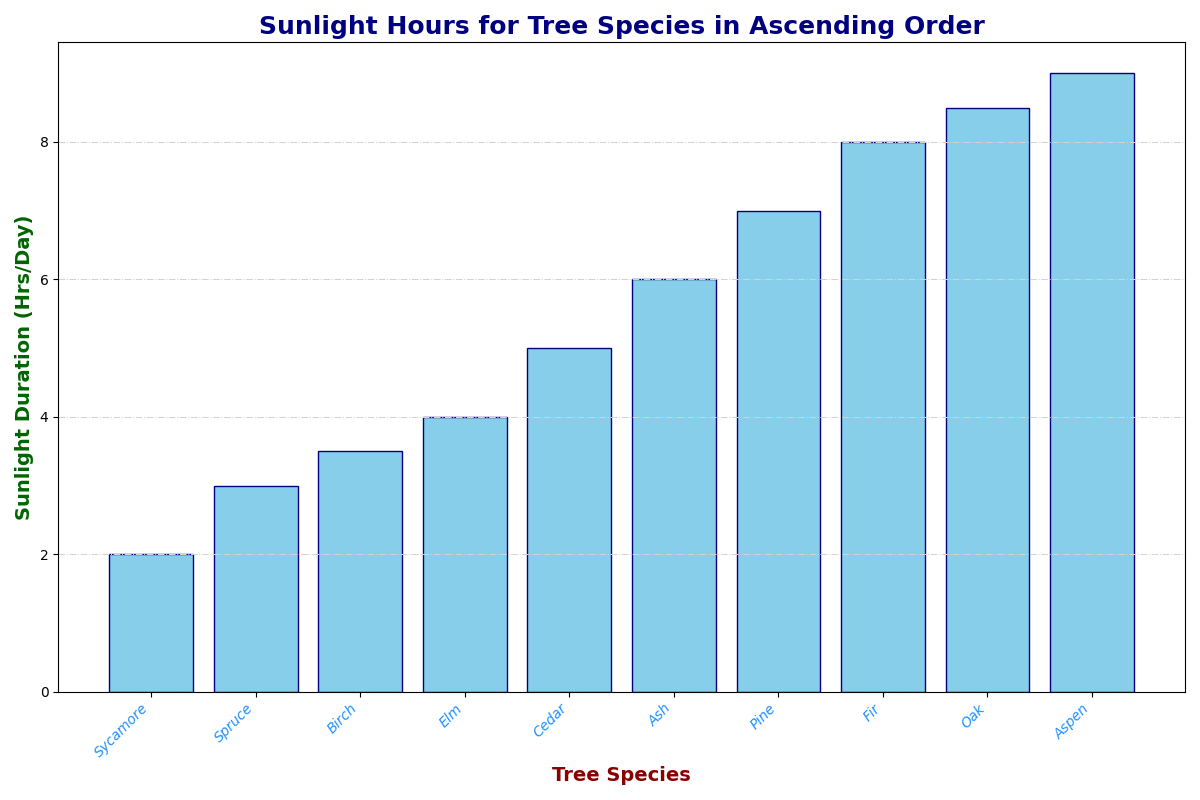

The script that drew this image:
import matplotlib.pyplot as plt
import numpy as np

tree_species = ['Elm', 'Ash', 'Cedar', 'Fir', 'Sycamore', 'Aspen', 'Spruce', 'Pine', 'Birch', 'Oak']
sunlight_hours = np.array([4, 6, 5, 8, 2, 9, 3, 7, 3.5, 8.5])

# Sort the indices based on sunlight_hours
sorted_indices = np.argsort(sunlight_hours)
sorted_species = [tree_species[i] for i in sorted_indices]
sorted_sunlight_hours = sunlight_hours[sorted_indices]

plt.figure(figsize=(12, 8))
plt.bar(sorted_species, sorted_sunlight_hours, color='skyblue', edgecolor='navy')

plt.title('Sunlight Hours for Tree Species in Ascending Order', fontsize=18, fontweight='heavy', color='navy')
plt.xlabel('Tree Species', fontsize=14, fontweight='bold', color='darkred')
plt.ylabel('Sunlight Duration (Hrs/Day)', fontsize=14, fontweight='bold', color='darkgreen')

plt.xticks(rotation=45, ha='right', fontsize=10, color='dodgerblue', fontstyle='italic')

plt.grid(True, linestyle='-.', linewidth=0.75, color='lightgrey', axis='y')
plt.tight_layout()
plt.show()
